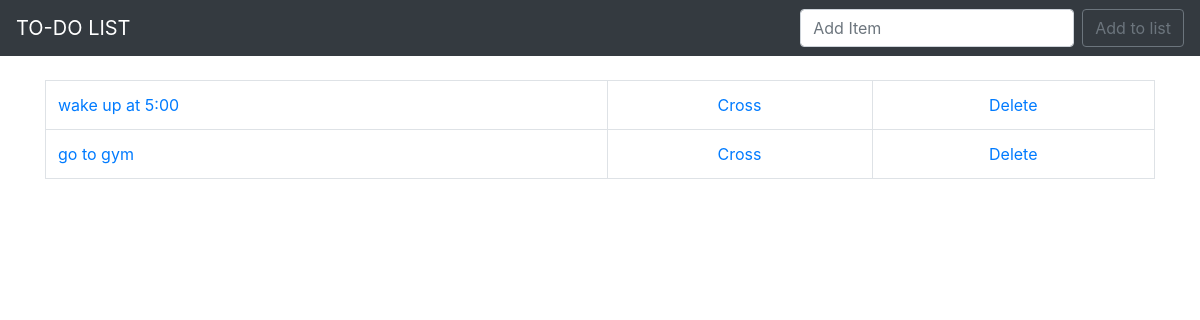
Before: / with the older database file.
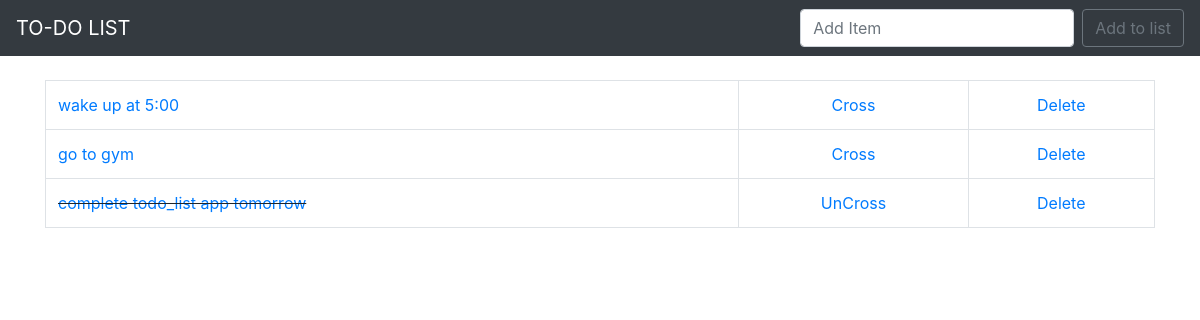
After: the same page with the newer database file.
### todo_list/models.py (models this page shows, shortened)
class List(models.Model):
    item=models.CharField(max_length=200)
    completed=models.BooleanField(default=False)

### todo_list/views.py (the view)
# urls.py: 2. Add a URL to urlpatterns:  path('', views.home, name='home')
def home(request):
    if request.method=='POST':
        form=ListForm(request.POST or None)
        if(form.is_valid):
            form.save()
            all_items=List.objects.all
            messages.success(request,('Item added!'))
            return render(request,'todo_list/home.html',{'all_items':all_items})
    else:
        all_items=List.objects.all
        return render(request,'todo_list/home.html',{'all_items':all_items})

### todo_list/templates/todo_list/home.html (shortened to what this page needs)
{% extends 'todo_list/base.html' %}
{% block content %}
    {% if all_items %}
        <table class="table table-bordered">
        {% for things in all_items %}
            {% if things.completed %}
                <tr>
                    <td class="striker"><a href="{% url 'edit' things.id %}">{{ things.item }}</a></td>
                    <td><center><a href="{% url 'un_cross' things.id %}">UnCross</a></center></td>
                    <td><center><a href="{% url 'delete' things.id %}">Delete</a></center></td>
                </tr>
            {% else %}
                <tr>
                    <td><a href="{% url 'edit' things.id %}">{{ things.item }}</a></td>
                    <td><center><a href="{% url 'cross' things.id %}">Cross</a></center></td>
                    <td><center><a href="{% url 'delete' things.id %}">Delete</a></center></td>
                </tr>
            {% endif %}
        {% endfor %}
        </table>
    {% endif %}
{% endblock%}

### todo_list/templates/todo_list/base.html (shortened to what this page needs)
{% load staticfiles %}
<!doctype html>
<html lang="en">
  <head>
    <link rel="stylesheet" href="https://stackpath.bootstrapcdn.com/bootstrap/4.3.1/css/bootstrap.min.css">
      <link rel="stylesheet" href="{% static 'css/todo_list.css' %}">
  </head>
  <body>
    <nav class="navbar navbar-expand-lg navbar-dark bg-dark">
  <a class="navbar-brand" href="{% url 'home' %}">TO-DO LIST</a>
  <div class="collapse navbar-collapse" id="navbarSupportedContent">
    <form class="form-inline my-2 my-lg-0" method="POST">
      <input class="form-control mr-sm-2" type="search" placeholder="Add Item" aria-label="Search" name="item">
      <button class="btn btn-outline-secondary my-2 my-sm-0" type="submit">Add to list</button>
    </form>
  </div>
</nav>
    <br>
    <div class="container">
        {% block content %}
        {% endblock %}
    </div>
  </body>
</html>

### todo_list/static/css/todo_list.css (style rules this page uses)
.striker { text-decoration:line-through; }

Changed rows visible on the page:
added List: item "complete todo_list app tomorrow"
